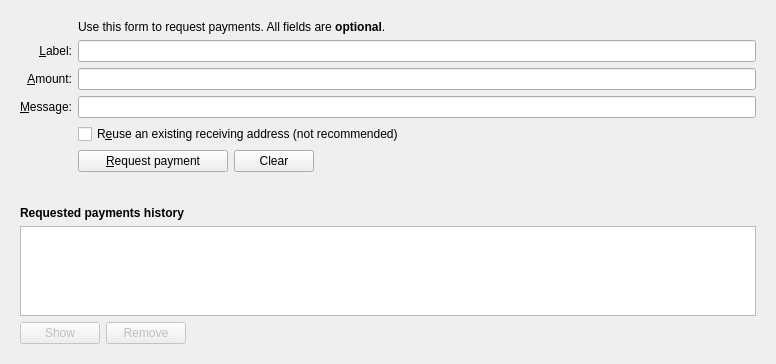
<?xml version="1.0" encoding="UTF-8"?>
<ui version="4.0">
 <class>ReceiveCoinsDialog</class>
 <widget class="QWidget" name="ReceiveCoinsDialog">
  <property name="geometry">
   <rect>
    <x>0</x>
    <y>0</y>
    <width>776</width>
    <height>364</height>
   </rect>
  </property>
  <layout class="QVBoxLayout" name="verticalLayout" stretch="0,0,1">
   <item>
   <widget class="QFrame" name="frame2">
    <property name="sizePolicy">
      <sizepolicy hsizetype="Preferred" vsizetype="Expanding">
        <horstretch>0</horstretch>
        <verstretch>0</verstretch>
      </sizepolicy>
    </property>
    <property name="frameShape">
      <enum>QFrame::NoFrame</enum>
    </property>
    <property name="frameShadow">
      <enum>QFrame::Plain</enum>
    </property>
    <property name="lineWidth">
     <number>0</number>
    </property>
    <layout class="QVBoxLayout" name="verticalLayout_3">
    <item>
    <layout class="QGridLayout" name="gridLayout">
     <item row="7" column="2">
      <widget class="QCheckBox" name="reuseAddress">
       <property name="toolTip">
        <string>Reuse one of the previously used receiving addresses. Reusing addresses has security and privacy issues. Do not use this unless re-generating a payment request made before.</string>
       </property>
       <property name="text">
        <string>R&amp;euse an existing receiving address (not recommended)</string>
       </property>
      </widget>
     </item>
     <item row="7" column="0">
      <widget class="QLabel" name="label_4">
       <property name="text">
        <string/>
       </property>
      </widget>
     </item>
     <item row="6" column="0">
      <widget class="QLabel" name="label_3">
       <property name="toolTip">
        <string>An optional message to attach to the payment request, which will be displayed when the request is opened. Note: The message will not be sent with the payment over the Cryply network.</string>
       </property>
       <property name="text">
        <string>&amp;Message:</string>
       </property>
       <property name="alignment">
        <set>Qt::AlignRight|Qt::AlignTrailing|Qt::AlignVCenter</set>
       </property>
       <property name="buddy">
        <cstring>reqMessage</cstring>
       </property>
      </widget>
     </item>
     <item row="4" column="2">
      <widget class="QLineEdit" name="reqLabel">
       <property name="toolTip">
        <string>An optional label to associate with the new receiving address.</string>
       </property>
      </widget>
     </item>
     <item row="6" column="2">
      <widget class="QLineEdit" name="reqMessage">
       <property name="toolTip">
        <string>An optional message to attach to the payment request, which will be displayed when the request is opened. Note: The message will not be sent with the payment over the Cryply network.</string>
       </property>
      </widget>
     </item>
     <item row="2" column="2">
      <widget class="QLabel" name="label_5">
       <property name="text">
        <string>Use this form to request payments. All fields are &lt;b&gt;optional&lt;/b&gt;.</string>
       </property>
      </widget>
     </item>
     <item row="4" column="0">
      <widget class="QLabel" name="label_2">
       <property name="toolTip">
        <string>An optional label to associate with the new receiving address.</string>
       </property>
       <property name="text">
        <string>&amp;Label:</string>
       </property>
       <property name="alignment">
        <set>Qt::AlignRight|Qt::AlignTrailing|Qt::AlignVCenter</set>
       </property>
       <property name="buddy">
        <cstring>reqLabel</cstring>
       </property>
      </widget>
     </item>
     <item row="5" column="0">
      <widget class="QLabel" name="label">
       <property name="toolTip">
        <string>An optional amount to request. Leave this empty or zero to not request a specific amount.</string>
       </property>
       <property name="text">
        <string>&amp;Amount:</string>
       </property>
       <property name="alignment">
        <set>Qt::AlignRight|Qt::AlignTrailing|Qt::AlignVCenter</set>
       </property>
       <property name="buddy">
        <cstring>reqAmount</cstring>
       </property>
      </widget>
     </item>
     <item row="5" column="2">
      <widget class="BitcoinAmountField" name="reqAmount">
       <property name="minimumSize">
        <size>
         <width>80</width>
         <height>0</height>
        </size>
       </property>
       <property name="toolTip">
        <string>An optional amount to request. Leave this empty or zero to not request a specific amount.</string>
       </property>
      </widget>
     </item>
    <item row="8" column="2">
    <layout class="QHBoxLayout" name="horizontalLayout">
     <item>
      <widget class="QPushButton" name="receiveButton">
       <property name="minimumSize">
        <size>
         <width>150</width>
         <height>0</height>
        </size>
       </property>
       <property name="text">
        <string>&amp;Request payment</string>
       </property>
       <property name="icon">
        <iconset resource="../bitcoin.qrc">
         <normaloff>:/icons/receiving_addresses</normaloff>:/icons/receiving_addresses</iconset>
       </property>
      </widget>
     </item>
     <item>
      <widget class="QPushButton" name="clearButton">
       <property name="sizePolicy">
        <sizepolicy hsizetype="Minimum" vsizetype="Fixed">
         <horstretch>0</horstretch>
         <verstretch>0</verstretch>
        </sizepolicy>
       </property>
       <property name="toolTip">
        <string>Clear all fields of the form.</string>
       </property>
       <property name="text">
        <string>Clear</string>
       </property>
       <property name="icon">
        <iconset resource="../bitcoin.qrc">
         <normaloff>:/icons/remove</normaloff>:/icons/remove</iconset>
       </property>
       <property name="autoRepeatDelay">
        <number>300</number>
       </property>
       <property name="autoDefault">
        <bool>false</bool>
       </property>
      </widget>
     </item>
     <item>
      <spacer name="horizontalSpacer">
       <property name="orientation">
        <enum>Qt::Horizontal</enum>
       </property>
       <property name="sizeHint" stdset="0">
        <size>
         <width>40</width>
         <height>20</height>
        </size>
       </property>
      </spacer>
     </item>
    </layout>
     </item>
     <item row="8" column="0">
      <widget class="QLabel" name="label_7">
       <property name="text">
        <string/>
       </property>
      </widget>
     </item>
    </layout>
   </item>
   </layout>
   </widget>
   </item>
   <item>
    <spacer name="verticalSpacer_2">
     <property name="orientation">
      <enum>Qt::Vertical</enum>
     </property>
     <property name="sizeHint" stdset="0">
      <size>
       <width>20</width>
       <height>10</height>
      </size>
     </property>
    </spacer>
   </item>
   <item>
    <widget class="QFrame" name="frame">
     <property name="sizePolicy">
      <sizepolicy hsizetype="Preferred" vsizetype="Expanding">
       <horstretch>0</horstretch>
       <verstretch>0</verstretch>
      </sizepolicy>
     </property>
     <property name="frameShape">
      <enum>QFrame::NoFrame</enum>
     </property>
     <property name="frameShadow">
      <enum>QFrame::Plain</enum>
     </property>
     <property name="lineWidth">
      <number>0</number>
     </property>
     <layout class="QVBoxLayout" name="verticalLayout_2">
      <item>
       <widget class="QLabel" name="label_6">
        <property name="font">
         <font>
          <weight>75</weight>
          <bold>true</bold>
         </font>
        </property>
        <property name="text">
         <string>Requested payments history</string>
        </property>
       </widget>
      </item>
      <item>
       <widget class="QTableView" name="recentRequestsView">
        <property name="contextMenuPolicy">
         <enum>Qt::CustomContextMenu</enum>
        </property>
        <property name="tabKeyNavigation">
         <bool>false</bool>
        </property>
        <property name="sortingEnabled">
         <bool>true</bool>
        </property>
       </widget>
      </item>
      <item>
       <layout class="QHBoxLayout" name="horizontalLayout_2">
        <item>
         <widget class="QPushButton" name="showRequestButton">
          <property name="toolTip">
           <string>Show the selected request (does the same as double clicking an entry)</string>
          </property>
          <property name="text">
           <string>Show</string>
          </property>
          <property name="enabled">
           <bool>false</bool>
          </property>
          <property name="icon">
           <iconset resource="../bitcoin.qrc">
            <normaloff>:/icons/edit</normaloff>:/icons/edit</iconset>
          </property>
         </widget>
        </item>
        <item>
         <widget class="QPushButton" name="removeRequestButton">
          <property name="toolTip">
           <string>Remove the selected entries from the list</string>
          </property>
          <property name="text">
           <string>Remove</string>
          </property>
          <property name="enabled">
           <bool>false</bool>
          </property>
          <property name="icon">
           <iconset resource="../bitcoin.qrc">
            <normaloff>:/icons/remove</normaloff>:/icons/remove</iconset>
          </property>
         </widget>
        </item>
        <item>
         <spacer name="horizontalSpacer_2">
          <property name="orientation">
           <enum>Qt::Horizontal</enum>
          </property>
          <property name="sizeHint" stdset="0">
           <size>
            <width>40</width>
            <height>20</height>
           </size>
          </property>
         </spacer>
        </item>
       </layout>
      </item>
     </layout>
    </widget>
   </item>
  </layout>
 </widget>
 <customwidgets>
  <customwidget>
   <class>BitcoinAmountField</class>
   <extends>QLineEdit</extends>
   <header>bitcoinamountfield.h</header>
  </customwidget>
 </customwidgets>
 <tabstops>
  <tabstop>reqLabel</tabstop>
  <tabstop>reqAmount</tabstop>
  <tabstop>reqMessage</tabstop>
  <tabstop>reuseAddress</tabstop>
  <tabstop>receiveButton</tabstop>
  <tabstop>clearButton</tabstop>
  <tabstop>recentRequestsView</tabstop>
  <tabstop>showRequestButton</tabstop>
  <tabstop>removeRequestButton</tabstop>
 </tabstops>
 <resources>
  <include location="../bitcoin.qrc"/>
 </resources>
 <connections/>
</ui>
